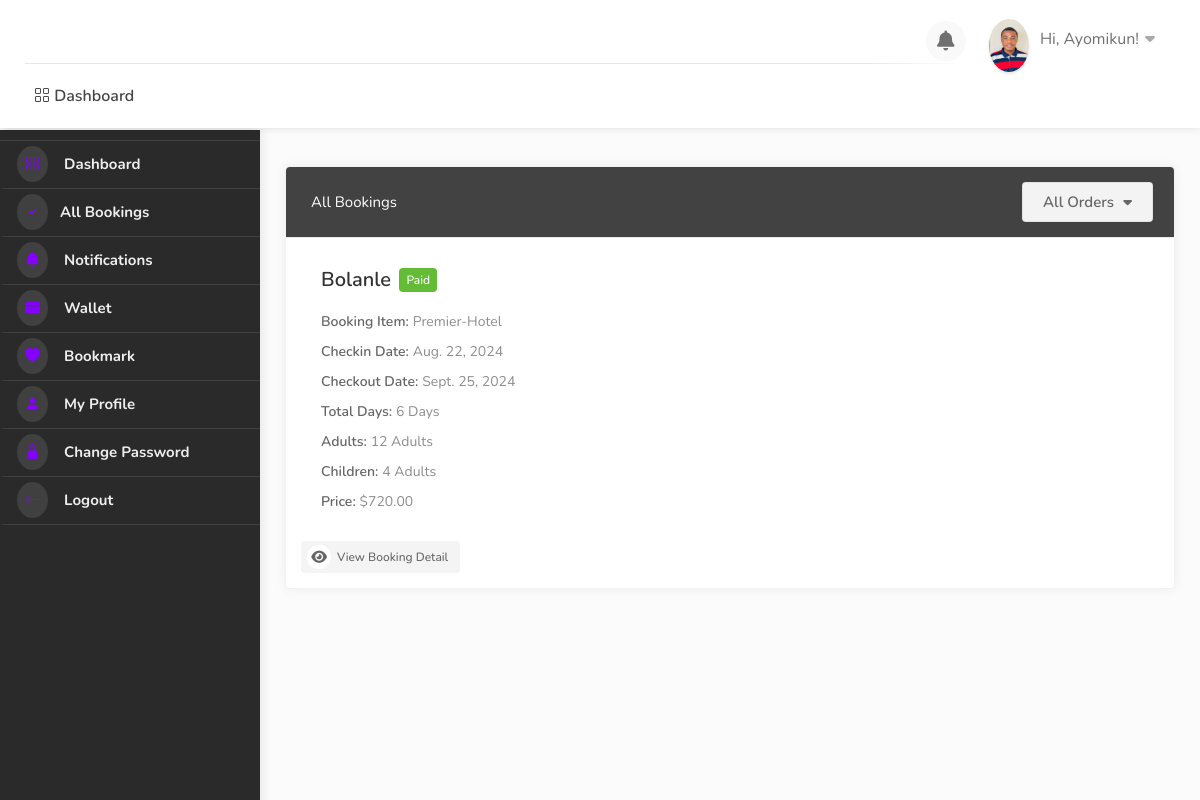
The app's page /dashboard/bookings/ (signed in) with its own data.
### userauths/models.py (models this page shows, shortened)
class User(AbstractUser):
    full_name = models.CharField(max_length=500, null=True, blank=True)
    username = models.CharField(max_length=500, unique=True, null=True, blank=True)
    email = models.EmailField(unique=True)
    phone = models.CharField(max_length=100, null=True, blank=True)
    gender = models.CharField(max_length=20, choices=GENDER, default="Other")
    otp = models.CharField(max_length=100, null=True, blank=True)
    USERNAME_FIELD = "email"
    REQUIRED_FIELDS = ["username"]

class Profile(models.Model):
    pid = ShortUUIDField(length=7, max_length=25, alphabet="abcdefghijklmnopqrstuvwxyz123456789")
    image = models.FileField(upload_to=user_directory_path, default="default.jpg", null=True, blank=True)
    user = models.OneToOneField(User, on_delete=models.CASCADE)
    full_name = models.CharField(max_length=500, null=True, blank=True)
    phone = models.CharField(max_length=100, null=True, blank=True)
    gender = models.CharField(max_length=20, choices=GENDER, default="Other")
    country = models.CharField(max_length=100, null=True, blank=True)
    city = models.CharField(max_length=100, null=True, blank=True)
    state = models.CharField(max_length=100, null=True, blank=True)
    address = models.CharField(max_length=100, null=True, blank=True)
    identity_type = models.CharField(max_length=200, choices=IDENTITY_TYPE, default="Other")
    identity_image = models.FileField(upload_to=user_directory_path, default="id.jpg", null=True, blank=True)
    facebook = models.CharField(max_length=255, blank=True, null=True)
    twitter = models.CharField(max_length=255, blank=True, null=True)
    wallet = models.DecimalField(max_digits=12, decimal_places=2, default=0.00)
    verified = models.BooleanField(default=False)
    date = models.DateTimeField(auto_now_add=True)
    class Meta:
        ordering = ['date']

### hotel/models.py (models this page shows, shortened)
class Booking(models.Model):
    user = models.ForeignKey(User, on_delete=models.SET_NULL, null=True, blank=True)
    payment_status = models.CharField(max_length=100, choices=PAYMENT_STATUS, default="initiated")
    full_name = models.CharField(max_length=1000)
    email = models.EmailField(max_length=1000)
    phone = models.CharField(max_length=1000)
    hotel = models.ForeignKey(Hotel, on_delete=models.SET_NULL, null=True)
    room_type = models.ForeignKey(RoomType, on_delete=models.SET_NULL, null=True)
    room = models.ManyToManyField(Room)
    before_discount = models.DecimalField(max_digits=12, decimal_places=2, default=0.00)
    total = models.DecimalField(max_digits=12, decimal_places=2, default=0.00)
    saved = models.DecimalField(max_digits=12, decimal_places=2, default=0.00)
    check_in_date = models.DateField()
    check_out_date = models.DateField()
    total_days = models.PositiveIntegerField(default=0)
    num_adults = models.PositiveIntegerField(default=1)
    num_children = models.PositiveIntegerField(default=0)
    checked_in = models.BooleanField(default=False)
    checked_out = models.BooleanField(default=False)
    is_active = models.BooleanField(default=False)
    checked_in_tracker = models.BooleanField(default=False, help_text="DO NOT CHECK THIS BOX")
    checked_out_tracker = models.BooleanField(default=False, help_text="DO NOT CHECK THIS BOX")
    bid = ShortUUIDField(unique = True, length = 10, max_length = 20, alphabet="abcdefghijklmnopqrstuvxyz")
    date = models.DateTimeField(auto_now_add=True, null=True, blank=True)
    coupons = models.ManyToManyField("hotel.Coupon", blank=True)
    stripe_payment_intent = models.CharField(max_length=1000,null=True, blank=True)
    success_id = ShortUUIDField(length=10, max_length=20, alphabet="abcdefghijklmnopqrstuvxyz", null =True, blank = True)
    booking_id = ShortUUIDField(unique=True, length=10, max_length=20, alphabet="abcdefghijklmnopqrstuvxyz")
    def __str__(self):
        return f"{self.booking_id}"

class Hotel(models.Model):
    user = models.ForeignKey(User, on_delete=models.SET_NULL, null=True, related_name='create_hotel')
    name = models.CharField(max_length=100)
    description = CKEditor5Field(config_name='extends', null=True, blank=True)
    image = models.FileField(upload_to="hotel_gallery")
    address = models.CharField(max_length=200)
    latitude = models.FloatField(null=True, blank=True)  # Auto-populated after geocoding
    longitude = models.FloatField(null=True, blank=True)
    mobile = models.CharField(max_length=20)
    email = models.CharField(max_length=20)
    status = models.CharField(choices=HOTEL_STATUS, max_length=10, default="Live", null=True, blank=True)
    tags = TaggableManager(blank=True)
    views = models.IntegerField(default=0)
    featured = models.BooleanField(default=False)
    hid = ShortUUIDField(unique=True, length=10, max_length=20, alphabet="abcdefghijklmnopqrstuvxyz")
    slug = models.SlugField(unique=True, blank=True)  # Allow blank slugs
    date = models.DateTimeField(auto_now_add=True)
    def hotel_gallery(self):
        return HotelGallery.objects.filter(hotel=self)

### user_dashboard/views.py (the view)
# urls.py: path("bookings/", views.bookings, name="bookings"),
@login_required
def bookings(request):
    bookings = Booking.objects.filter(user=request.user, payment_status="paid")
    print(bookings)
    context = {
        "bookings":bookings,
    }
    return render(request, "user_dashboard/bookings.html", context)

### templates/user_dashboard/bookings.html (shortened to what this page needs)
{% extends 'partials/dashboard_base.html' %}
{% load static %}
{% block content %}
    <div id="dashboard">
        {% include 'partials/dashboard_sidebar.html' %}
        <div class="utf_dashboard_content">
            <div class="row">
                <div class="col-lg-12 col-md-12">
                  <div class="utf_dashboard_list_box margin-top-0">
                    <div class="sort-by my_sort_by">
                        <div class="utf_sort_by_select_item">
                          <select data-placeholder="All Listing" class="utf_chosen_select_single">
                            <option>All Orders</option>
                          </select>
                        </div>
                    </div>
                    <h4>All Bookings</h4>
                    <ul>
                        {% for b in bookings %}
                            <li class="utf_approved_booking_listing">
                                <div class="utf_list_box_listing_item bookings">
                                <div class="utf_list_box_listing_item_content">
                                    <div class="inner">
                                    <h3>{{b.full_name|title}} <span class="utf_booking_listing_status">{{b.payment_status|title}}</span></h3>
                                    <div class="utf_inner_booking_listing_list">
                                        <h5>Booking Item: </h5>
                                        <ul class="utf_booking_listing_list">
                                        <li>{{b.hotel.name}}</li>
                                        </ul>
                                    </div>
                                    <div class="utf_inner_booking_listing_list">
                                        <h5>Checkin Date:</h5>
                                        <ul class="utf_booking_listing_list">
                                          <li class="highlighted">{{b.check_in_date}}</li>
                                        </ul>
                                      </div>
                                      <div class="utf_inner_booking_listing_list">
                                        <h5>Checkout Date:</h5>
                                        <ul class="utf_booking_listing_list">
                                          <li class="highlighted">{{b.check_out_date}}</li>
                                        </ul>
                                      </div>
                                      <div class="utf_inner_booking_listing_list">
                                        <h5>Total Days:</h5>
                                        <ul class="utf_booking_listing_list">
                                          <li class="highlighted">{{ b.total_days }} Days</li>
                                        </ul>
                                      </div>
                                      <div class="utf_inner_booking_listing_list">
                                        <h5>Adults:</h5>
                                        <ul class="utf_booking_listing_list">
                                          <li class="highlighted">{{ b.num_adults }} Adults</li>
                                        </ul>
                                      </div>
                                      <div class="utf_inner_booking_listing_list">
                                        <h5>Children:</h5>
                                        <ul class="utf_booking_listing_list">
                                          <li class="highlighted">{{ b.num_children }} Adults</li>
                                        </ul>
                                      </div>
                                    <div class="utf_inner_booking_listing_list">
                                        <h5>Price:</h5>
                                        <ul class="utf_booking_listing_list">
                                            <li class="highlighted">${{b.total|floatformat:2}}</li>
                                        </ul>
                                    </div>
                                    </div>
                                </div>
                                </div>
                                <div class=""> <a href="{% url 'user_dashboard:booking_detail' b.booking_id %}" class="button gray reject"><i class="fas fa-eye"></i> View Booking Detail</a> </div>
                            </li>
                        {% endfor %}
                    </ul>
                  </div>
                </div>
              </div>
        </div>
    </div>
{% endblock content %}

### templates/partials/dashboard_base.html (shortened to what this page needs)
{% load static %}
<!DOCTYPE html>
<html lang="zxx">
<head>
    <link rel="stylesheet" href="{% static 'css/stylesheet.css' %}">
    <link rel="stylesheet" href="{% static 'css/mmenu.css' %}">
    <link rel="stylesheet" href="{% static 'css/perfect-scrollbar.css' %}">
    <link rel="stylesheet" href="{% static 'css/style.css' %}" id="colors">
    <link rel="stylesheet" href="https://cdn.jsdelivr.net/npm/bootstrap-icons@1.10.5/font/bootstrap-icons.css">
    <link rel="stylesheet" href="https://cdnjs.cloudflare.com/ajax/libs/font-awesome/4.7.0/css/font-awesome.css" />
    <link rel="stylesheet" href="https://cdnjs.cloudflare.com/ajax/libs/font-awesome/6.0.0/css/all.min.css" />
    <link rel="stylesheet" href="https://cdn.jsdelivr.net/npm/@mdi/font@7.2.96/css/materialdesignicons.min.css">
    <link href='https://unpkg.com/boxicons@2.1.4/css/boxicons.min.css' rel='stylesheet'>
    <link rel="stylesheet" href="https://cdn.jsdelivr.net/npm/remixicon-ligatures@2.5.0/fonts/remixicon.min.css">
    <link href="https://cdn.jsdelivr.net/npm/remixicon@2.2.0/fonts/remixicon.css" rel="stylesheet">
</head>
<body>
    <div id="main_wrapper">
        <header id="header_part" class="fixed fullwidth_block dashboard">
            <div id="header" class="not-sticky">
                <div class="container">
                    <div class="utf_left_side">
                        <div id="logo"> <a href=""><img src="" alt=""></a> <a href="" class="dashboard-logo"><img src="{% static 'images/logo2.png' %}" alt=""></a> </div>
                        <nav id="navigation" class="style_one">
                            <ul id="responsive">
                                <li><a href=""> <i class="bi bi-grid"></i> Dashboard</a></li>
                            </ul>
                        </nav>
                        <div class="clearfix"></div>
                    </div>
                    <div class="utf_right_side">
                        <div class="header_widget">
                            <div class="dashboard_header_button_item {% if noti %} has-noti {% endif %} js-item-menu">
                                <i class="fas fa-bell"></i>
                            </div>
                            <div class="utf_user_menu">
                                <div class="utf_user_name"><span><img src="{{request.user.profile.image.url}}" alt=""></span>Hi, {{request.user.username|title}}!</div>
                            </div>
                        </div>
                    </div>
                </div>
            </div>
        </header>
        {% block content %}
        {% endblock content %}
    </div>
</body>
</html>

### static/css/mmenu.css (style rules this page uses)
:root { --mm-line-height: 20px; --mm-listitem-size: 44px; --mm-navbar-size: 44px; --mm-offset-top: 0; --mm-offset-right: 0; --mm-offset-bottom: 0; --mm-offset-left: 0; --mm-color-border: rgba(0, 0, 0, 0.1); --mm-color-button: rgba(0, 0, 0, 0.3); --mm-color-text: rgba(0, 0, 0, 0.75); --mm-color-text-dimmed: rgba(0, 0, 0, 0.3); --mm-color-background: #f3f3f3; --mm-color-background-highlight: rgba(0, 0, 0, 0.05); --mm-color-background-emphasis: rgba(255, 255, 255, 0.4); --mm-shadow: 0 0 10px rgba(0, 0, 0, 0.3) }

### static/css/style.css (style rules this page uses)
body { color: #707070; font-size: 15px; line-height: 28px; background-color: #fff; }
body, h1, h2, h3, h4, h5, h6, input[type="text"], input[type="password"], input[type="email"], textarea, select, input[type="button"], input[type="submit"], button, #tiptip_content, .map-box p, .map-box div, .numerical-rating .utf_counter_star_rating, body .nav_responsive i.menu-trigger:after { font-family: 'Nunito', sans-serif; text-transform: none; }
h1, h2, h3, h4, h5, h6 { color: #323232; }
* { margin: 0px; padding: 0px; box-sizing: border-box; }
ul, li { margin: 0px; list-style-type: none; }

### records on screen
User: user.profile.image (picture), user.username "Ayomikun"
Booking: full_name "Bolanle", payment_status "Paid", hotel.name "Premier-Hotel", check_in_date "Aug. 22, 2024", check_out_date "Sept. 25, 2024", total_days "6", num_adults "12", num_children "4", total "720.00"
